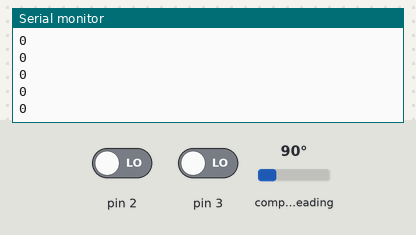
A sketch run on a simulated Arduino Uno, built with avr-gcc and run on an emulated ATmega328P. Parts: the last lines printed to the serial monitor. Wiring (inferred from the names in the program): AS5600 angle sensor at I2C address 0x36. The test bench sets the inputs (shaded band); at power-on: pin 2 LOW, pin 3 LOW, compass heading 90°.

Above: at 1.2 s.
1.3 s: pin 2 driven HIGH
At 1.56 s:
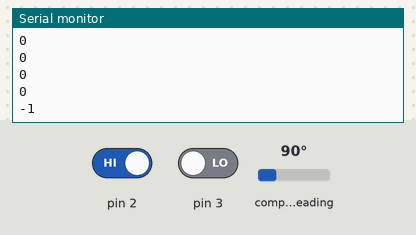
2.8 s: pin 3 driven HIGH
At 2.96 s:
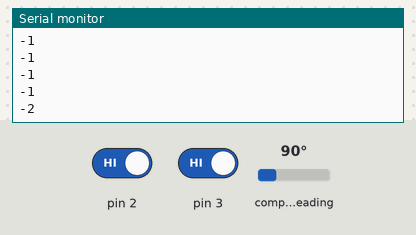
4.3 s: pin 2 driven LOW
At 4.56 s:
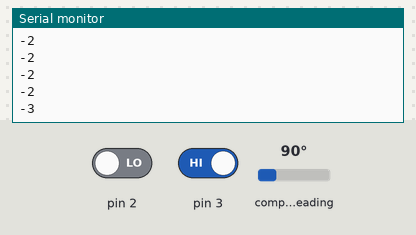
5.8 s: pin 3 driven LOW
At 5.96 s:
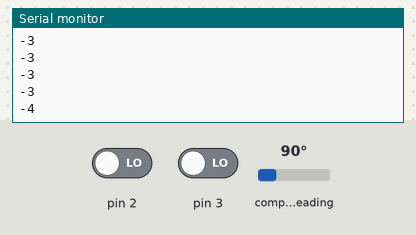
Timing chart, 0 to 8.3 s (numbered marks = the images above; inputs shaded):
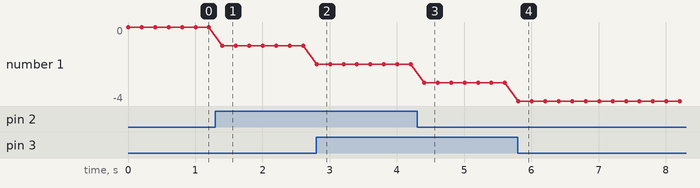

The sketch:

burnConfig_SampleCode.ino
```cpp
/* ----- Pin setting -----
   PC4 - Analog   4 - Encoder SDA
   PC5 - Analog   5 - Encoder SCL
   PD2 - Digital  2 - Encoder A - INT0
   PD3 - Digital  3 - Encoder B - INT1
*/

#include <stdint.h>
#include <Wire.h>
#define AS5600_AS5601_DEV_ADDRESS       0x36
#define AS5600_AS5601_REG_CONF          0x07
#define AS5600_AS5601_REG_STATUS        0x0B
#define AS5601_REG_ABN                  0x09
#define AS5600_AS5601_REG_BURN          0xFF

volatile int32_t EncoderCount;

void Encoder_GPIO_init(void) {
  DDRD  &= ~((1 << PD2) | (1 << PD3));  // Set PD2 andEncoder_burn_config PD3 as input
  EICRA = 0b00000101; // Trigger event of INT0 and INT1 : Any Logic Change
  EIMSK = 0b00000011; // Enable interrupt INT0 and INT1
  sei();              //Enable Global Interrupt
}

// Encoder "A" pin logic change interrupt callback function
ISR(INT0_vect) {
  updateEncoderCount();
}

// Encoder "B" pin logic change interrupt callback function
ISR(INT1_vect) {
  updateEncoderCount();
}

void updateEncoderCount(void) {
  const static int8_t EncoderIndexTable[] =
    {0, -1, 1, 0,  1, 0, 0, -1,  -1, 0, 0, 1,  0, 1, -1, 0};
  static uint8_t EncoderPinState_Now, EncoderPinState_Prev = 0;

  EncoderPinState_Now = (PIND >> 2) & 0x03; // Bit1 : PD3 (Encoder B), Bit0 : PD2 (Encoder A)
  EncoderCount += EncoderIndexTable[EncoderPinState_Prev << 2 | EncoderPinState_Now];
  EncoderPinState_Prev = EncoderPinState_Now;
}

void Encoder_I2C_init(void) {
  byte error;
  uint8_t data;

  // Read AS5601 status register
  Wire.beginTransmission(AS5600_AS5601_DEV_ADDRESS);
  Wire.write(AS5600_AS5601_REG_STATUS);
  Wire.endTransmission(false);
  Wire.requestFrom(AS5600_AS5601_DEV_ADDRESS, 1);
  data = Wire.read();
  data &= 0x38;
  /*
  if (data != 0x20)
  {
    Serial.print("Magnet error : ");
    if ( !(data & 0x20) )
      Serial.println("Magnet was not detected");
    if (data & 0x10)
      Serial.println("Magnet too weak");
    if (data & 0x08)
      Serial.println("Magnet too strong");
    Serial.println("Stop");
    for (;;);
  }
  else
    Serial.println("Magnet : OK");
    */

  // Set AS5601 resolution 2048ppr
  Serial.println("Change Encoder resolution 2048ppr");
  Wire.beginTransmission(AS5600_AS5601_DEV_ADDRESS);
  Wire.write(AS5601_REG_ABN);
  Wire.write(0b00001000);   // Resolution:2048ppr(ABN=0b1000)
  error = Wire.endTransmission();
  if (error){
    Serial.print("error=");Serial.println(error);
  }
  delay(1);

  // Write AS5601 conf
  Wire.beginTransmission(AS5600_AS5601_DEV_ADDRESS);
  Wire.write(AS5600_AS5601_REG_CONF);
  Wire.write(0b00000111);   // Watchdog Timer:Off(WD=0b0), Fast Filter Threshold:6LSBs(FTH = 0b001), Slow Filter:2x(SF = 0b11)
  error = Wire.endTransmission();
  if (error){
    Serial.print("error=");Serial.println(error);
  }
  delay(1);
}

///// CAUTION: One time programming!!! //////
void Encoder_burn_config(void) {
  byte error;
  // Burn conf
  Wire.beginTransmission(AS5600_AS5601_DEV_ADDRESS);
  Wire.write(AS5600_AS5601_REG_BURN);
  Wire.write(0x40);   // Burn_Setting = 0x40
  error = Wire.endTransmission();
  if (error){
    Serial.print("error=");Serial.println(error);
  }
  delay(1);
}

void setup() {
  // I2C init
  Wire.begin();
  Wire.setClock(400000);

  // Communication function init
  Serial.begin(115200);
  while (!Serial);

  // Peripheral init
  Encoder_I2C_init();
  Encoder_burn_config();  // CAUTION: One time programming!
  Encoder_GPIO_init();
}

void loop() {
  Serial.println(EncoderCount);
  delay(200);
}
```

Measured:
- after the input at 1.3 s, the serial monitor: prints a new line after 0.10 s (image 1)
- after the input at 2.8 s, the serial monitor: prints a new line at once (image 2)
- after the input at 4.3 s, the serial monitor: prints a new line after 0.11 s (image 3)
- after the input at 5.8 s, the serial monitor: prints a new line at once (image 4)
- plotted number 1: 0 → -1 after the input at 1.3 s, -1 → -2 after the input at 2.8 s, -2 → -3 after the input at 4.3 s, -3 → -4 after the input at 5.8 s
